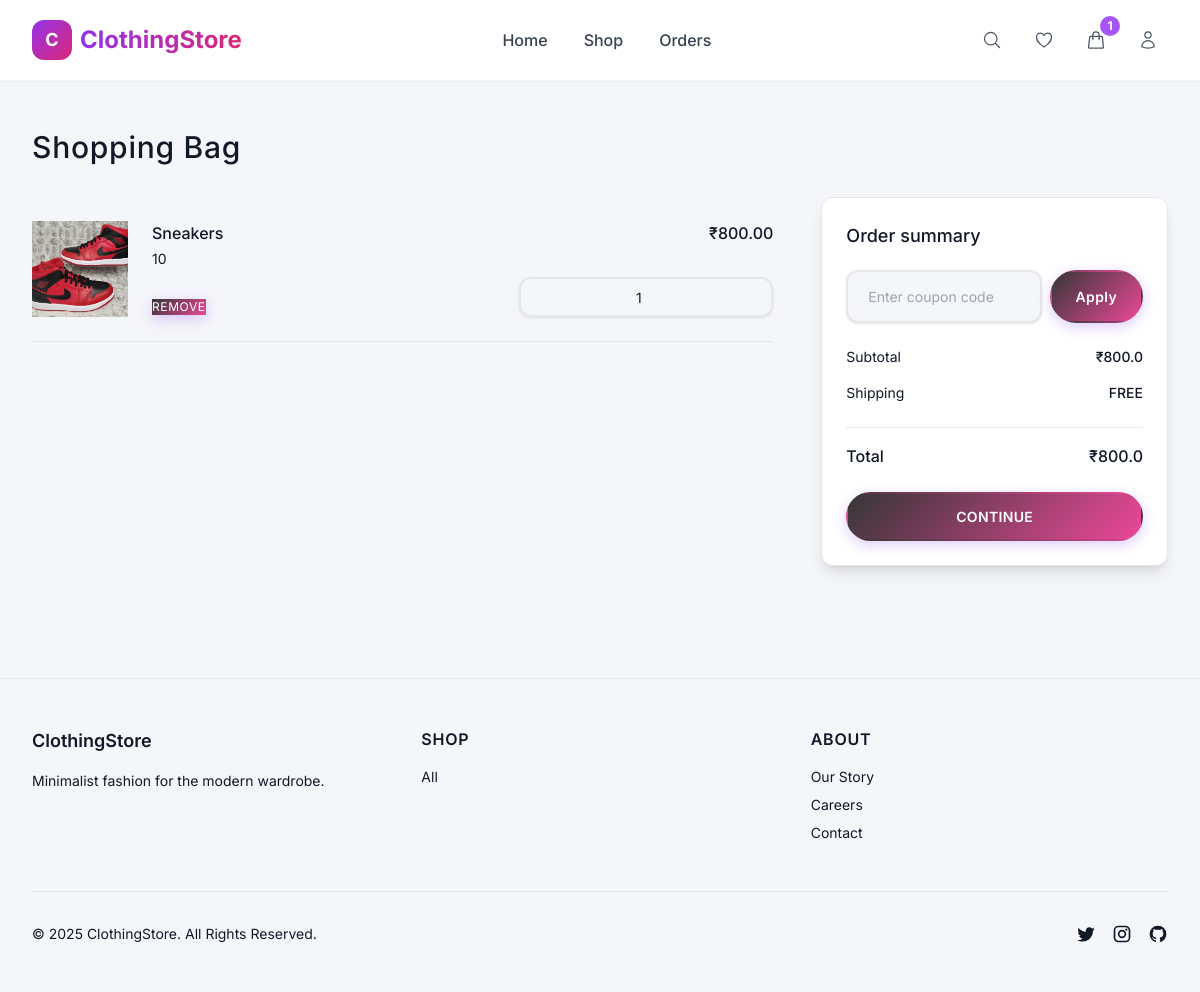
The app's page /cart/ (signed in) with its own data.
### cart/models.py (models this page shows, shortened)
class Cart(models.Model):
    user = models.ForeignKey(User, on_delete=models.CASCADE, related_name='carts')
    created_at = models.DateTimeField(auto_now_add=True)
    updated_at = models.DateTimeField(auto_now=True)
    @property
    def total_price(self):
        subtotal = sum(float(item.get_total_price()) for item in self.items.all())
        try:
            applied_coupon = self.applied_coupon
            if applied_coupon:
                discount = float(applied_coupon.discount_amount)
                total = max(0, subtotal - discount)
                return total
        except AppliedCoupon.DoesNotExist:
            pass
        return subtotal
    @property
    def subtotal_price(self):
        return sum(item.get_total_price() for item in self.items.all())
    @property
    def discount_amount(self):
        try:
            return float(self.applied_coupon.discount_amount)
        except (AppliedCoupon.DoesNotExist, AttributeError):
            return 0
    @property
    def get_total_after_discount(self):
        return self.total_price

class CartItem(models.Model):
    cart = models.ForeignKey(Cart, on_delete=models.CASCADE, related_name='items')
    product = models.ForeignKey(Product, on_delete=models.CASCADE, related_name='cart_items')
    quantity = models.PositiveIntegerField(default=1)
    size = models.CharField(max_length=10, blank=True)
    color = models.CharField(max_length=20, blank=True)
    added_at = models.DateTimeField(auto_now_add=True)
    class Meta:
        unique_together = ['cart', 'product', 'size', 'color']
    def get_total_price(self):
        return self.quantity * self.product.get_price

### products/models.py (models this page shows, shortened)
class Product(models.Model):
    SIZE_CHOICES = [
        ('S', 'Small'),
        ('M', 'Medium'),
        ('L', 'Large'),
        ('XL', 'Extra Large'),
        ('XXL', 'Double Extra Large'),
    ]
    COLOR_CHOICES = [
        ('black', 'Black'),
        ('white', 'White'),
        ('red', 'Red'),
        ('blue', 'Blue'),
        ('green', 'Green'),
        ('yellow', 'Yellow'),
        ('orange', 'Orange'),
        ('purple', 'Purple'),
        ('pink', 'Pink'),
        ('brown', 'Brown'),
        ('gray', 'Gray'),
        ('navy', 'Navy Blue'),
        ('maroon', 'Maroon'),
        ('olive', 'Olive'),
        ('lime', 'Lime'),
        ('aqua', 'Aqua'),
        ('teal', 'Teal'),
        ('silver', 'Silver'),
        ('gold', 'Gold'),
        ('beige', 'Beige'),
    ]
    name = models.CharField(max_length=200)
    slug = models.SlugField(max_length=200, unique=True)
    category = models.ForeignKey(Category, on_delete=models.CASCADE, related_name='products')
    description = models.TextField()
    price = models.DecimalField(max_digits=10, decimal_places=2)
    discount_price = models.DecimalField(max_digits=10, decimal_places=2, blank=True, null=True)
    stock = models.PositiveIntegerField(default=0, help_text="Total stock across all sizes and colors")
    sizes = models.ManyToManyField(Size, through='ProductSize', related_name='products')
    is_active = models.BooleanField(default=True)
    available_colors = models.JSONField(default=list, blank=True, help_text="List of available colors for this product")
    is_featured = models.BooleanField(default=False)
    created_at = models.DateTimeField(auto_now_add=True)
    updated_at = models.DateTimeField(auto_now=True)
    @property
    def available_sizes(self):
        """
        Returns a list of size codes (e.g., ["S", "M", "L"]) that are
        available for this product based on related ProductSize entries
        with quantity > 0 and active sizes, ordered by Size.order.
        """
        try:
            product_sizes = (
                self.productsizes.select_related('size')
                .filter(quantity__gt=0, size__is_active=True)
                .order_by('size__order', 'size__name')
            )
            return [ps.size.name for ps in product_sizes]
        except Exception:
            return []
    class Meta:
        ordering = ['-created_at']
    @property
    def get_price(self):
        return self.discount_price if self.discount_price else self.price

class ProductImage(models.Model):
    product = models.ForeignKey(Product, on_delete=models.CASCADE, related_name='images')
    image = models.ImageField(upload_to='products/')
    alt_text = models.CharField(max_length=200, blank=True)
    is_primary = models.BooleanField(default=False)

### cart/views.py (the view)
# urls.py: path('', views.cart_detail, name='detail'),
@login_required
def cart_detail(request):
    cart = get_or_create_cart(request.user)
    cart.refresh_from_db()
    try:
        applied_coupon = AppliedCoupon.objects.select_related('coupon').get(cart=cart)
        print(f"Found applied coupon: {applied_coupon.coupon.code} with discount: {applied_coupon.discount_amount}")
    except AppliedCoupon.DoesNotExist:
        applied_coupon = None
        print("No coupon applied to this cart")
    print(f"Cart total: {cart.total_price}")
    print(f"Cart subtotal: {cart.subtotal_price}")
    print(f"Cart discount: {cart.discount_amount}")
    context = {
        'cart': cart,
        'applied_coupon': applied_coupon
    }
    return render(request, 'cart/detail.html', context)

### templates/cart/detail.html (shortened to what this page needs)
{% extends 'base.html' %}
{% load static %}
{% block content %}
<div id="cart-container" class="max-w-7xl mx-auto px-4 sm:px-6 lg:px-8 py-8 md:py-12">
    <h1 class="text-2xl md:text-3xl font-medium tracking-wide text-text-primary">Shopping Bag</h1>
    {% if cart.items.exists %}
        <div class="mt-8 lg:grid lg:grid-cols-3 lg:gap-12">
            <section class="lg:col-span-2">
                <div id="cart-items">
                    {% include 'cart/partials/cart_items.html' %}
                </div>
            </section>
            <section class="lg:col-span-1 mt-8 lg:mt-0">
                <div id="order-summary-container" class="border border-border p-6 sticky top-24 bg-white rounded-xl shadow-lg">
                    <h2 class="text-lg font-medium text-text-primary">Order summary</h2>
                    {% if not cart.applied_coupon %}
                    <div class="mt-5">
                        <form id="apply-coupon-form" action="{% url 'cart:apply_coupon' %}" method="POST" class="flex items-stretch gap-2">
                            <input id="coupon-code" name="coupon_code" type="text" placeholder="Enter coupon code" class="input flex-1" required>
                            <button type="submit" class="btn btn-secondary">Apply</button>
                        </form>
                    </div>
                    {% endif %}
                    <div class="mt-6 space-y-4 text-sm text-text-secondary">
                        <div class="flex items-center justify-between">
                            <p>Subtotal</p>
                            <p class="font-medium text-text-primary">₹{{ cart.total_price }}</p>
                        </div>
                        <div class="flex items-center justify-between">
                            <p>Shipping</p>
                            <p class="font-medium text-text-primary">FREE</p>
                        </div>
                    </div>
                    <div class="mt-6 pt-4 border-t border-border flex items-center justify-between">
                        <p class="text-base font-medium text-text-primary">Total</p>
                        <p class="text-base font-medium text-text-primary">₹{{ cart.get_total_after_discount }}</p>
                    </div>
                    <div class="mt-6">
                        <a href="{% url 'orders:checkout' %}" class="btn btn-primary w-full">CONTINUE</a>
                    </div>
                </div>
            </section>
        </div>
    {% endif %}
</div>
{% endblock %}

### templates/base.html (shortened to what this page needs)
<!DOCTYPE html>
<html lang="en">
<head>
    {% load static %}
    <script src="https://cdn.tailwindcss.com"></script>
    <link rel="stylesheet" href="https://cdnjs.cloudflare.com/ajax/libs/font-awesome/6.4.0/css/all.min.css">
    <link rel="stylesheet" href="https://cdn.jsdelivr.net/npm/swiper@10/swiper-bundle.min.css" />
    <link href="https://unpkg.com/aos@2.3.1/dist/aos.css" rel="stylesheet">
    <link rel="stylesheet" href="{% static 'css/base.css' %}">
</head>
<body class="bg-background text-text-primary antialiased flex flex-col min-h-screen">
    <header class="sticky top-0 z-50 bg-white/95 backdrop-blur-lg border-b border-gray-100 shadow-sm w-full">
        <div class="w-full px-4 sm:px-6 lg:px-8">
            <div class="flex items-center justify-between h-20">
                <div class="flex-shrink-0">
                    <a href="{% url 'core:home' %}" class="flex items-center space-x-2 group">
                        <div class="w-10 h-10 bg-gradient-to-br from-purple-600 to-pink-600 rounded-xl flex items-center justify-center transform group-hover:scale-110 transition-transform duration-300">
                            <span class="text-white font-bold text-lg">C</span>
                        </div>
                        <span class="text-2xl font-bold bg-gradient-to-r from-purple-600 to-pink-600 bg-clip-text text-transparent">
                        </span>
                    </a>
                </div>
                <nav class="hidden lg:flex lg:items-center lg:space-x-1">
                    <a href="{% url 'core:home' %}" class="px-4 py-2 rounded-full text-gray-700 hover:text-purple-600 hover:bg-purple-50 transition-all duration-300 font-medium">Home</a>
                    <a href="{% url 'products:list' %}" class="px-4 py-2 rounded-full text-gray-700 hover:text-purple-600 hover:bg-purple-50 transition-all duration-300 font-medium">Shop</a>
                    <a href="{% url 'orders:list' %}" class="px-4 py-2 rounded-full text-gray-700 hover:text-purple-600 hover:bg-purple-50 transition-all duration-300 font-medium">Orders</a>
                </nav>
                <div class="flex items-center space-x-3">
                    <button id="search-toggle" class="hidden lg:flex items-center justify-center w-10 h-10 rounded-full text-gray-600 hover:text-purple-600 hover:bg-purple-50 transition-all duration-300">
                        <svg class="w-5 h-5" xmlns="http://www.w3.org/2000/svg" fill="none" viewBox="0 0 24 24" stroke-width="1.5" stroke="currentColor"><path stroke-linecap="round" stroke-linejoin="round" d="M21 21l-5.197-5.197m0 0A7.5 7.5 0 105.196 5.196a7.5 7.5 0 0010.607 10.607z" /></svg>
                    </button>
                    {% if user.is_authenticated %}
                        <a href="{% url 'wishlist:list' %}" class="relative flex items-center justify-center w-10 h-10 rounded-full text-gray-600 hover:text-red-500 hover:bg-red-50 transition-all duration-300 group">
                        </a>
                        <a href="{% url 'cart:detail' %}" class="relative flex items-center justify-center w-10 h-10 rounded-full text-gray-600 hover:text-purple-600 hover:bg-purple-50 transition-all duration-300 group">
                            <span id="cart-count" class="absolute -top-1 -right-1 h-5 w-5 bg-purple-500 text-white text-xs rounded-full flex items-center justify-center font-bold animate-pulse {% if not cart.items.count %}hidden{% endif %}">{{ cart.items.count }}</span>
                        </a>
                        <div class="relative group">
                            <button class="flex items-center justify-center w-10 h-10 rounded-full text-gray-600 hover:text-purple-600 hover:bg-purple-50 transition-all duration-300">
                            </button>
                        </div>
                    {% else %}
                        <a href="{% url 'accounts:login' %}" class="px-6 py-2 bg-gradient-to-r from-purple-600 to-pink-600 text-white rounded-full hover:from-purple-700 hover:to-pink-700 transition-all duration-300 font-medium shadow-lg hover:shadow-xl transform hover:scale-105">
                            Sign In
                        </a>
                    {% endif %}
                </div>
            </div>
        </div>
    </header>
    <main class="flex-1">
        {% block content %}{% endblock %}
    </main>
<footer class="bg-background border-t border-border mt-16">
    <div class="max-w-7xl mx-auto py-12 px-4 sm:px-6 lg:px-8">
        <div class="grid grid-cols-1 md:grid-cols-3 gap-8">
            <div class="md:col-span-1">
                <h3 class="text-lg font-semibold">ClothingStore</h3>
                <p class="mt-4 text-text-secondary text-sm">Minimalist fashion for the modern wardrobe.</p>
            </div>
            <div class="grid grid-cols-2 gap-8 col-span-2">
                <div>
                    <h4 class="font-semibold tracking-wider uppercase text-text-secondary">Shop</h4>
                    <ul class="mt-4 space-y-2 text-sm">
                        <li><a href="{% url 'products:list' %}" class="footer-link">All</a></li>
                    </ul>
                </div>
                <div>
                    <h4 class="font-semibold tracking-wider uppercase text-text-secondary">About</h4>
                    <ul class="mt-4 space-y-2 text-sm">
                        <li><a href="#" class="footer-link">Our Story</a></li>
                        <li><a href="#" class="footer-link">Careers</a></li>
                        <li><a href="#" class="footer-link">Contact</a></li>
                    </ul>
                </div>
            </div>
        </div>
        <div class="mt-12 pt-8 border-t border-border flex flex-col sm:flex-row justify-between items-center">
            <p class="text-sm text-text-subtle">&copy; {% now "Y" %} ClothingStore. All Rights Reserved.</p>
            <div class="flex space-x-4 mt-4 sm:mt-0">
                <a href="#" class="text-text-subtle hover:text-text-primary"></a>
                <a href="#" class="text-text-subtle hover:text-text-primary"></a>
                <a href="#" class="text-text-subtle hover:text-text-primary"></a>
            </div>
        </div>
    </div>
</footer>

### templates/cart/partials/cart_items.html (shortened to what this page needs)
{% for item in cart.items.all %}
<div class="flex py-6 border-b border-border">
    <div class="w-24 h-24 flex-shrink-0 mr-6">
        {% if item.product.images.first %}
            <img src="{{ item.product.images.first.image.url }}" alt="{{ item.product.name }}" class="w-full h-full object-cover">
        {% else %}
            <div class="w-full h-full bg-gray-100"></div>
        {% endif %}
    </div>
    <div class="flex-1 flex flex-col justify-between">
        <div>
            <h3 class="text-base font-medium text-text-primary">{{ item.product.name }}</h3>
            <div class="text-sm text-text-secondary mt-1">
                {% if item.size %}<span>{{ item.size }}</span>{% endif %}
            </div>
        </div>
        <div class="flex items-center mt-2">
            <form hx-post="{% url 'cart:remove' %}" hx-target="#cart-items" hx-swap="innerHTML" class="m-0">
                <button type="submit" class="text-xs text-text-subtle hover:text-text-primary uppercase tracking-wider">Remove</button>
            </form>
        </div>
    </div>
    <div class="flex flex-col items-end justify-between ml-6">
        <p class="text-base font-medium text-text-primary">₹{{ item.get_total_price }}</p>
        <form hx-post="{% url 'cart:update' %}" hx-target="#cart-items" hx-swap="innerHTML" hx-trigger="change" class="m-0">
            <input type="number" name="quantity" value="{{ item.quantity }}" min="1"
                   class="input w-20 text-center p-2 h-10">
        </form>
    </div>
</div>
{% endfor %}

### records on screen
Cart: items.count "1", total_price "800.0", get_total_after_discount "800.0"
CartItem: product.images.first.image (picture), product.name "Sneakers", size "10", get_total_price "800.00", quantity "1"
